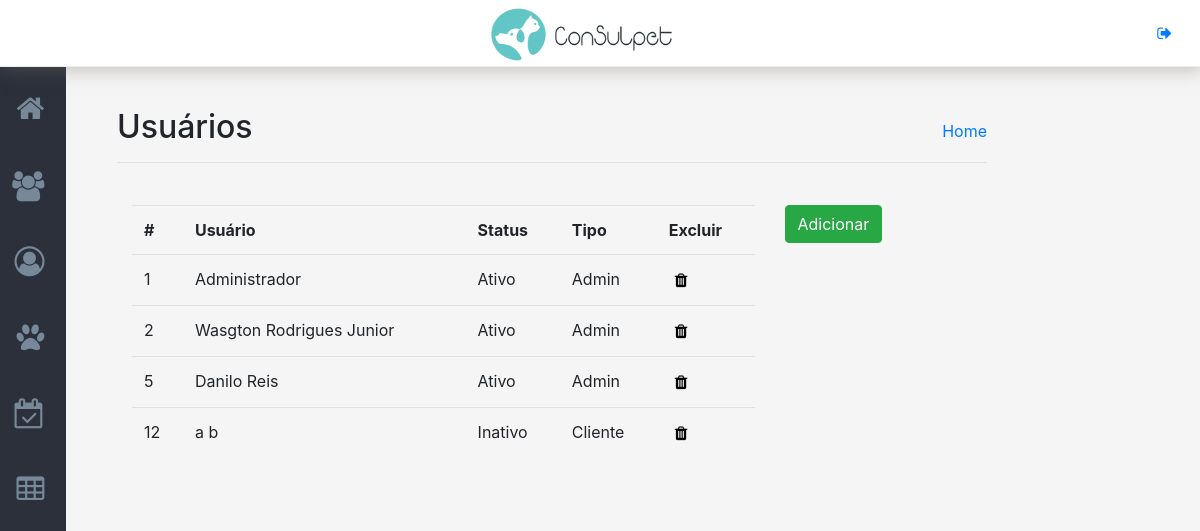
Page /usuarios (signed in) on the earlier database version.
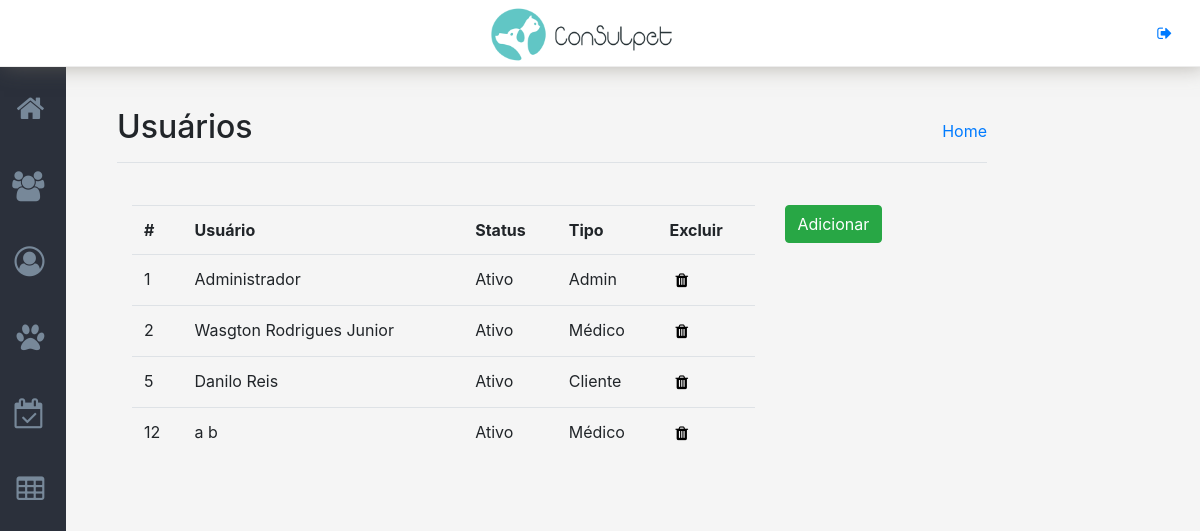
Same page on the later database version.
### tables this page shows
CREATE TABLE `usr_usuario` (
  `usr_id_usuario` int(11) NOT NULL,
  `usr_id_pessoa` int(11) NOT NULL,
  `usr_tipo_usuario` int(11) NOT NULL,
  `usr_crmv_usuario` int(11) DEFAULT NULL,
  `usr_login_usuario` varchar(45) NOT NULL,
  `usr_password_usuario` varchar(160) NOT NULL,
  `usr_st_usuario` varchar(1) NOT NULL DEFAULT '1'
);

CREATE TABLE `tpu_tipo_usuario` (
  `tpu_id_tipo_usuario` int(11) NOT NULL,
  `tpu_ds_tipo_usuario` varchar(45) NOT NULL
);

CREATE TABLE `pes_pessoa` (
  `pes_id_pessoa` int(11) NOT NULL,
  `pes_nm_pessoa` varchar(45) NOT NULL,
  `pes_sbnm_pessoa` varchar(45) NOT NULL,
  `pes_sexo_pessoa` varchar(9) NOT NULL
);

### _controller/db_connection.php (called while the page is built)
<?php
function connect(){
    $host ="localhost";
    $user="root";
    $password ="123456";
    $bd = "consulpet";
    $con = new mysqli($host,$user,$password,$bd) or die("Erro ao conectar com o banco");
    return $con;
}

### pages/usuarios.php (the view, shortened to what this page needs)
<main role="main" class="col-md-9 pt-3">
    <div class="d-flex justify-content-between flex-wrap flex-md-nowrap align-items-center pb-2 mb-3 border-bottom">
        <h1 class="h2">Usuários</h1><span><a href="home">Home</a></span>
    </div>
<div class='container' style='padding-top: 3%;'>
    <div class='row'>
        <div class='col-md-9'>
            <table class='table table-hover'>
                <tr>
                    <th>#</th>
                    <th>Usuário</th>
                    <th>Status</th>
                    <th>Tipo</th>
                    <th>Excluir</th>
                </tr>
                <?php
                $query_user = "SELECT pes_id_pessoa,
                                      pes_nm_pessoa,
                                      pes_sbnm_pessoa,
                                      pes_sexo_pessoa,
                                      usr_st_usuario,
                                      tpu_ds_tipo_usuario
                               FROM usr_usuario
                               INNER JOIN tpu_tipo_usuario on tpu_id_tipo_usuario = usr_tipo_usuario
                               INNER JOIN pes_pessoa on pes_id_pessoa = usr_id_pessoa";
                if($res = mysqli_query(connect(),$query_user)){
                    while($dados = mysqli_fetch_array($res)){
                            $id = $dados['pes_id_pessoa'];
                            $nome = $dados['pes_nm_pessoa'];
                            $sobrenome = $dados['pes_sbnm_pessoa'];
                                if($dados['usr_st_usuario']=="1"){
                                    $status = 'Ativo';
                                }else{
                                    $status = 'Inativo';
                                }
                            $tipo = $dados['tpu_ds_tipo_usuario'];
                              echo"<tr >
                                        <td class='usr_id' id='$id'>$id</td>
                                        <td class='usr_id' id='$id'>".$nome." ".$sobrenome."</td>
                                        <td class='usr_id' id='$id'>$status</td>
                                        <td class='usr_id' id='$id'>$tipo</td>
                                        <td><button class='delete_user btn-link' id='$id'><i class='fa fa-trash' aria-hidden='true'></i></button></td>
                                   </tr>";
                    }
                }
                ?>
            </table>
        </div>
        <div class='col-md-2'>
            <button id='novo_usuario' type='button' class='btn btn-success'>
                Adicionar
            </button>
        </div>
    </div>
</div>
</main>
</div>
</div>

Differences in the rows shown:
changed usr_usuario "Wasgton": usr_tipo_usuario.tpu_ds_tipo_usuario "Admin" → "Médico"
changed usr_usuario "Danilo": usr_tipo_usuario.tpu_ds_tipo_usuario "Admin" → "Cliente"
changed usr_usuario (number 4 of 4 on the later page): usr_st_usuario "Inativo" → "Ativo"; usr_tipo_usuario.tpu_ds_tipo_usuario "Cliente" → "Médico"
